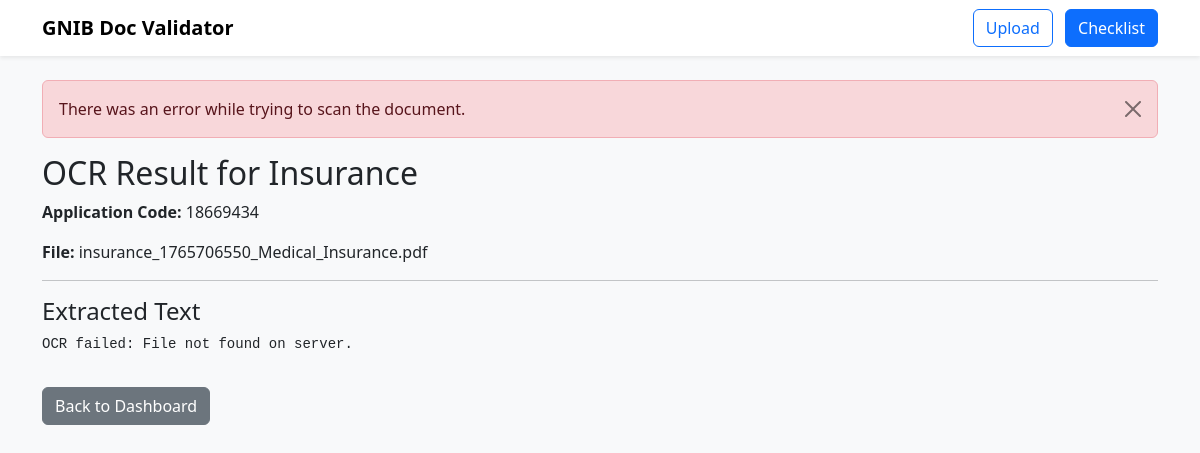
The page /admin/scan/5 (signed in) on the database its author committed.
### tables this page shows
CREATE TABLE uploads (
            id INTEGER PRIMARY KEY AUTOINCREMENT,
            application_code TEXT NOT NULL,
            purpose TEXT NOT NULL,
            category TEXT NOT NULL,
            doc_type TEXT NOT NULL,
            filename TEXT NOT NULL,
            expiry_date TEXT,
            status TEXT NOT NULL DEFAULT 'pending',
            uploaded_at TEXT NOT NULL
        );

### app.py (the view)
@app.route("/admin/scan/<int:upload_id>")
def admin_scan(upload_id):
    if not require_admin():
        return redirect(url_for("admin_login"))
    conn = get_db_connection()
    cur = conn.cursor()
    cur.execute(
        "SELECT * FROM uploads WHERE id = ?",
        (upload_id,),
    )
    upload_row = cur.fetchone()
    conn.close()
    if upload_row is None:
        flash("Upload not found.", "danger")
        return redirect(url_for("admin_dashboard"))
    if not OCR_SPACE_API_KEY:
        flash(
            "OCR API key is not configured. Please set OCR_SPACE_API_KEY in .env.",
            "danger",
        )
        return redirect(url_for("admin_dashboard"))
    try:
        ocr_text = run_ocr_on_file(upload_row["filename"])
        flash("OCR scan completed successfully.", "info")
    except Exception as e:
        ocr_text = f"OCR failed: {e}"
        flash("There was an error while trying to scan the document.", "danger")
    return render_template(
        "admin_scan_result.html",
        upload=upload_row,
        ocr_text=ocr_text,
    )

### app.py (called while the page is built, shortened)
def get_db_connection():
    conn = sqlite3.connect(DB_PATH)
    conn.row_factory = sqlite3.Row
    return conn

def require_admin():
    return bool(session.get("admin_logged_in"))

def run_ocr_on_file(stored_filename: str) -> str:
    if not OCR_SPACE_API_KEY:
        raise RuntimeError("OCR_SPACE_API_KEY is not configured in .env")
    file_path = os.path.join(app.config["UPLOAD_FOLDER"], stored_filename)
    if not os.path.exists(file_path):
        raise FileNotFoundError("File not found on server.")

### templates/admin_scan_result.html
{% extends "base.html" %} {% block content %}
<h2>OCR Result for {{ upload.doc_type.replace('_', ' ')|title }}</h2>
<p><strong>Application Code:</strong> {{ upload.application_code }}</p>
<p><strong>File:</strong> {{ upload.filename }}</p>
<hr />
<h4>Extracted Text</h4>
<pre style="white-space: pre-wrap">{{ ocr_text }}</pre>
<a href="{{ url_for('admin_dashboard') }}" class="btn btn-secondary mt-3">
  Back to Dashboard
</a>
{% endblock %}

### rows shown on the page
uploads: doc_type.replace "Insurance", application_code "18669434", filename "insurance_1765706550_Medical_Insurance.pdf"

### other values the page prints
{{ msg }} "There was an error while trying to scan the document."
{{ ocr_text }} "OCR failed: File not found on server."
